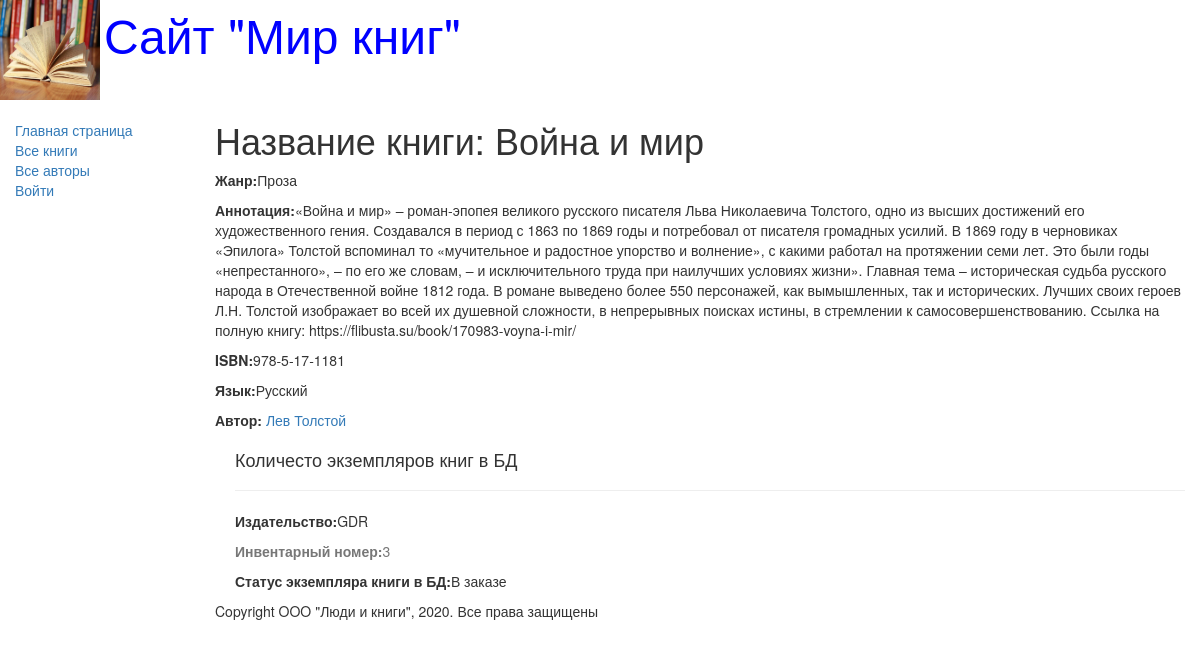
/catalog/books/3, run on the app's committed database.
### catalog/models.py (models this page shows, shortened)
class Book(models.Model):
    title = models.CharField(max_length=200,
                             help_text='Введите названия книги',
                             verbose_name='Название книги')
    genre = models.ForeignKey('Genre', on_delete=models.CASCADE,
                              help_text='Выберите жанр книги',
                              verbose_name='Жанр книги', null=True)
    language = models.ForeignKey('Language', on_delete=models.CASCADE,
                                 help_text='Выберите язык книги',
                                 verbose_name='Язык книги', null=True)
    author = models.ManyToManyField('Author',
                                    help_text='Выберите автора книги',
                                    verbose_name='Автор книги')
    summary = models.TextField(max_length=1000,
                               help_text='Введите краткое описание книги',
                               verbose_name='Аннотация книг')
    isbn = models.CharField(max_length=13,
                            help_text='Должно содержать 13 символов',
                            verbose_name='ISBN книги')
    def display_author(self):
        return ", ".join([author.last_name for author in self.author.all()])
    display_author.short_description = 'Авторы'

class Genre(models.Model):
    name = models.CharField(max_length=200,
                            help_text='Введите жанр книги',
                            verbose_name='Жанр книги')
    def __str__(self):
        return self.name

class Language(models.Model):
    name = models.CharField(max_length=20,
                            help_text='Введите язык книги',
                            verbose_name='Язык книги')
    def __str__(self):
        return self.name

class Author(models.Model):
    first_name = models.CharField(max_length=100,
                                  help_text="Введите имя автора",
                                  verbose_name="Имя автора")
    last_name = models.CharField(max_length=100,
                                 help_text="Введите фамилию автора",
                                 verbose_name="Фамилия автора")
    data_of_birth = models.DateField(help_text="Введите дату рождения",
                                     verbose_name='Дату рождения',
                                     null=True, blank=True)
    data_of_death = models.DateField(help_text='Введите дату смерти',
                                     verbose_name='Дата смерти',
                                     null=True, blank=True)

class BookInstance(models.Model):
    book = models.ForeignKey('Book', on_delete=models.CASCADE, null=True)
    inv_nom = models.CharField(max_length=20, null=True,
                               help_text='Введите инвентарный номер экземпляра',
                               verbose_name='Инвентарный номер')
    imprint = models.CharField(max_length=200,
                               help_text='Введите издательство в год выпуска',
                               verbose_name='Издательство')
    status = models.ForeignKey('Status', on_delete=models.CASCADE,
                               null=True, help_text='Изменить состояние экземпляра книги',
                               verbose_name='Статус экземпляра книги')
    due_back = models.DateField(null=True, blank=True,
                                help_text='Введите конец срока статуса',
                                verbose_name='Дата окончания статуса')

class Status(models.Model):
    name = models.CharField(max_length=20,
                            help_text='Введите статус экземпляра книги',
                            verbose_name='Статус экземпяра книги')
    def __str__(self):
        return self.name

### catalog/views.py (the view)
# urls.py: path('books/<int:id>', BookDetailView.as_view(), name='book-detail'),
class BookDetailView(APIView):
    renderer_classes = [TemplateHTMLRenderer]
    template_name = 'book_detail.html'
    def get(self, request, id):
        book = Book.objects.get(pk=id)
        return Response({'book': book})

### catalog/templates/book_detail.html (shortened to what this page needs)
{% extends "base_generic.html" %}
{% block content %}
    <h1>Название книги: {{ book.title }}</h1>
    <p><strong>Жанр:</strong>{{ book.genre }}</p>
    <p><strong>Аннотация:</strong>{{ book.summary }}</p>
    <p><strong>ISBN:</strong>{{ book.isbn }}</p>
    <p><strong>Язык:</strong>{{ book.language }}</p>
        {% for author in book.author.all %}
            <p><strong>Автор:</strong>
               <a href="">{{ author.first_name }}
                          {{ author.last_name}}</a></p>
        {% endfor %}
    <div style="margin-left:20px;margin-top:20px">
        <h4>Количесто экземпляров книг в БД</h4>
        {% for copy in book.bookinstance_set.all %}
            <hr>
            <p><strong>Издательство:</strong>{{ copy.imprint }}</p>
            <p class="text-muted"><strong>Инвентарный номер:</strong>{{ copy.id }}</p>
            <p><strong>Статус экземпляра книги в БД:</strong>{{ copy.status }}</p>
        {% endfor %}
    </div>
{% endblock %}

### data on the page
Book: title "Война и мир", genre "Проза", summary "«Война и мир» – роман-эпопея великого русского писателя Льва Николаевича Толстого, одно из высших достижений его художественного гения. Создавался в период с 1863 по 1869 годы и потребовал от писателя громадных усилий. В 1869 году в черновиках «Эпилога» Толстой вспоминал то «мучительное и радостное упорство и волнение», с какими работал на протяжении семи лет. Это были годы «непрестанного», – по его же словам, – и исключительного труда при наилучших условиях жизни». Главная тема – историческая судьба русского народа в Отечественной войне 1812 года. В романе выведено более 550 персонажей, как вымышленных, так и исторических. Лучших своих героев Л.Н. Толстой изображает во всей их душевной…", isbn "978-5-17-1181", language "Русский"
Author: first_name "Лев", last_name "Толстой"
BookInstance: imprint "GDR", id "3", status "В заказе"
